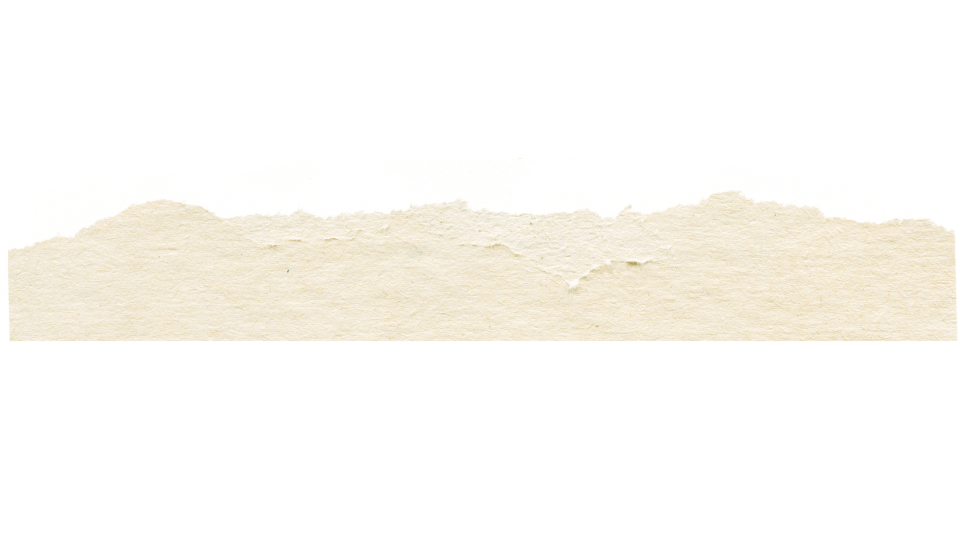
#> input picture assets/paper/thin wheatpasted torn poster paper divider, torn edge top, clean flat bottom.png, 1920 x 1080 px (shown at 1/2 size)
$ python temp_build2.py
#> lines starting #> are read from the running program, lines starting #| are printed output that depends on the picture; after the words box and inside, x2 and y2 are one past the last pixel; in counts of white or black regions, pixels touching at a corner belong together
from PIL import Image
import numpy as np

im = Image.open('assets/paper/thin wheatpasted torn poster paper divider, torn edge top, clean flat bottom.png').convert('RGBA')
#> im is the input picture: PIL image 1920x1080 RGBA; mean R, G, B, A 76.4, 73.5, 66.9, 59.7
w,h = im.size
#> w = 1920; h = 1080

# Crop the paper band: torn top 382 -> clean bottom 681 (299px tall)
band = im.crop((0, 382, w, 681))
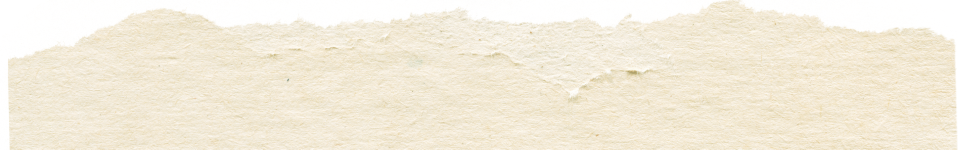
#> band: PIL image 1920x299 RGBA (shown at 1/2 size); mean R, G, B, A 239.5, 230.7, 211.3, 214; transparent parts drawn white
arr = np.array(band)
alpha = arr[:,:,3]
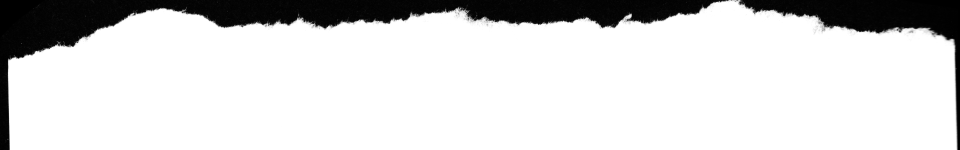
#> alpha: shape (299, 1920) (shown at 1/2 size); min 0, max 255, mean 214
bh, bw = alpha.shape  # bh=299 rows, bw=1920 cols
#> bh = 299; bw = 1920

# Fill feather edges horizontally to make full-bleed
for y in range(bh):
    row = alpha[y]
    opaque = np.where(row>128)[0]
    if len(opaque)==0:
        continue
    lo, hi = opaque[0], opaque[-1]
    if lo > 0:
        arr[y, :lo, :3] = arr[y, lo, :3]
        arr[y, :lo, 3] = 255
    if hi < bw-1:
        arr[y, hi+1:, :3] = arr[y, hi, :3]
        arr[y, hi+1:, 3] = 255
#> this loop made 299 passes
#> (lo, hi) on passes 1 to 3: (1458, 1479), (1452, 1480), (1451, 1481)
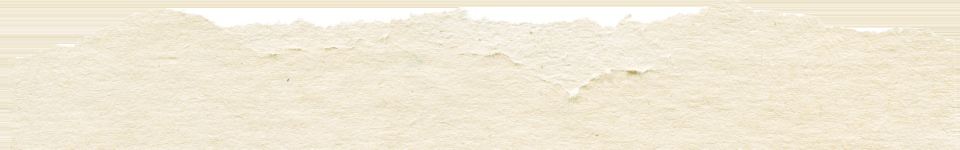
#> arr: shape (299, 1920, 4) (shown at 1/2 size); 11.31% of pixels changed, all inside (x1, y1, x2, y2) = (0, 0, 1920, 299); transparent parts drawn white

band = Image.fromarray(arr)
print('band size:', band.size)  # should be (1920, 299)
#| band size: (1920, 299)

# Flip vertically: clean flat bottom -> top (touches hero), torn top -> bottom (hangs into section 01)
band_flip = band.transpose(Image.FLIP_TOP_BOTTOM)
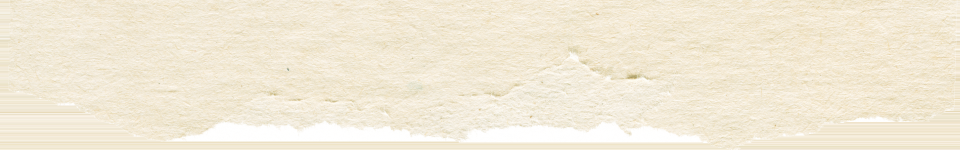
#> band_flip: PIL image 1920x299 RGBA (shown at 1/2 size); mean R, G, B, A 241.7, 233, 213.2, 242.3; transparent parts drawn white
print('flip size:', band_flip.size)
#| flip size: (1920, 299)

# Trim to 275px tall, centered
w2, h2 = band_flip.size
#> w2 = 1920; h2 = 299
target_h = 275
top = (h2 - target_h)//2
#> top = 12
band_final = band_flip.crop((0, top, w2, top+target_h))
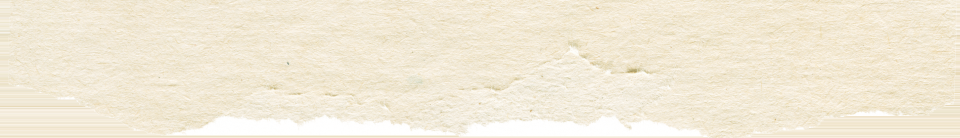
#> band_final: PIL image 1920x275 RGBA (shown at 1/2 size); mean R, G, B, A 241.7, 233, 213.4, 241.2; transparent parts drawn white
print('final size:', band_final.size)
#| final size: (1920, 275)
band_final.save('assets/images/torn-drop-strip.png')

# Verify
a = band_final.split()[3]
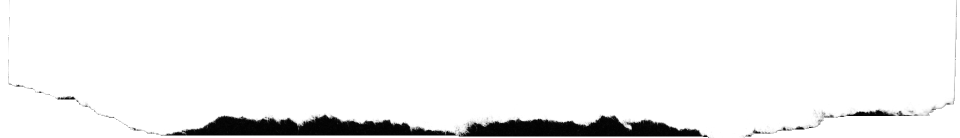
#> a: PIL image 1920x275 L (shown at 1/2 size); min 0, max 255, mean 241.2
fw, fh = band_final.size
#> fw = 1920; fh = 275
print('top rows density (0-5):')
for y in range(6):
    n = sum(1 for x in range(0,fw,8) if a.getpixel((x,y))>128)
    print(f'  y={y}: {n}/{fw//8}')
#> this loop made 6 passes
#|   y=0: 240/240
#|   y=1: 240/240
#|   y=2: 240/240
#|   y=3: 240/240
#|   y=4: 240/240
#|   y=5: 240/240
print('bottom rows density:')
for y in range(fh-6,fh):
    n = sum(1 for x in range(0,fw,8) if a.getpixel((x,y))>128)
    print(f'  y={y}: {n}/{fw//8}')
#> this loop made 6 passes
#> n on passes 1 to 6: 108, 104, 177, 177, 239, 240
#|   y=269: 108/240
#|   y=270: 104/240
#|   y=271: 177/240
#|   y=272: 177/240
#|   y=273: 239/240
#|   y=274: 240/240
